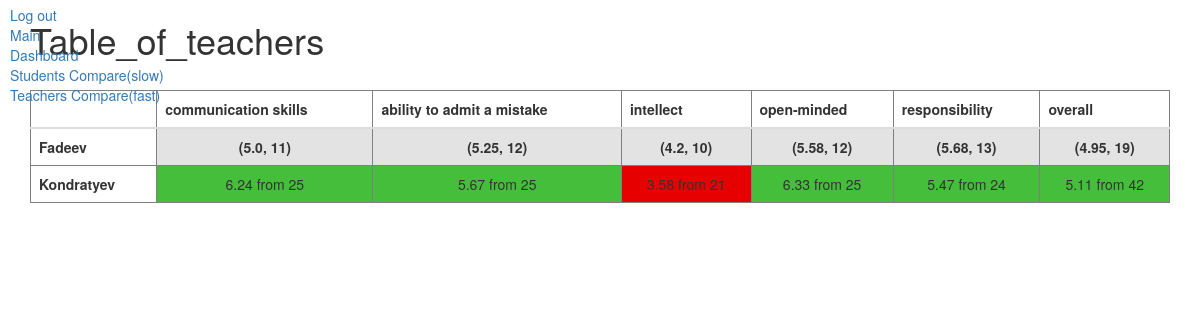
Page /app/users_results/teachers/ on the committed database.
### app/models.py (models this page shows, shortened)
class Merit(models.Model):
    name = models.CharField(max_length=45)
    description = models.CharField(max_length=50, blank=True, null=True)

### app/views.py (the view)
# urls.py: url(r'^users_results/(?P<users_type>[A-Za-z]+)/$', views.users_results, name='users_results'),
def users_results(request, users_type):
    merits = Merit.objects.all()
    merits_list = [''] + [merit.name for merit in merits]
    teachers_users = [teacher.user for teacher in Teacher.objects.all()]
    students_users = [student.user for student in Student.objects.all()]
    def incr_average(merit, plus):
        last_count = merit["count"]
        last_average = merit["average"]
        new_count = last_count + 1
        merit["average"] = round((last_average * last_count + plus) / new_count, 2)
        merit["count"] += 1
    if users_type == "students":
        students_or_teachers = [student.user for student in Student.objects.all()]
    elif users_type == "teachers":
        students_or_teachers = [teacher.user for teacher in Teacher.objects.all()]
    else:
        students_or_teachers = users_type
    if request.POST.get('filter_names') != None:
        students_or_teachers = request.POST['filter_names'].split('_')
    users_average_merits = {
        user.username: {} for user in students_or_teachers
    }
    if users_type != "students" and users_type != "teachers":
        user = User.objects.filter(username=users_type)
        grade_actions = GradeAction.objects.filter(grading=user)
    else:
        grade_actions = GradeAction.objects.all()
    for grade_action in grade_actions:
        user = grade_action.graded
        if users_type == "students":
            if user in teachers_users:
                continue
        elif users_type == "teachers":
            if user in students_users:
                continue
        grade = grade_action.grade
        merit = grade_action.merit
        if users_average_merits[user.username].get(merit.name) == None:
            users_average_merits[user.username][merit.name] = {"average": grade,
                                                               "count": 1}
        else:
            incr_average(users_average_merits[user.username][merit.name], grade)
    table_of_grades = [
        [None] * ((len(merits_list))) for _ in range(len(students_or_teachers))
    ]
    for user_average_merits in users_average_merits:
        for user_i, user in enumerate(students_or_teachers):
            for merit_i, merit in enumerate(merits):
                table_of_grades[user_i][merit_i + 1] = (
                    users_average_merits[user.username][merit.name]["average"],
                    users_average_merits[user.username][merit.name]["count"]
                )
    table_of_grades[0][0] = ""
    for i in range(len(students_or_teachers)):
        table_of_grades[i][0] = students_or_teachers[i]
    context = {
        'meeting': "Table_of_students" if users_type == "students" else "Table_of_teachers",
        'grades': table_of_grades,
        'tuples': merits_list,
        'user_type': users_type
    }
    return render(request, 'app/users_results.html', context)

### app/templates/app/users_results.html (shortened to what this page needs)
<!DOCTYPE html>
<html lang="en">
<head>
    <link rel="stylesheet" href="https://maxcdn.bootstrapcdn.com/bootstrap/3.3.7/css/bootstrap.min.css">
</head>
<body>
    <a class="logoutLblPos back" href="/accounts/logout">Log out</a>
    <a class="mainLblPos back " href="/">Main</a>
    <a class="dashboardLblPos back " href="/app/dashboard">Dashboard</a>
    <a class="studentsLblPos back " href="/app/users_results/students">Students Compare(slow)</a>
    <a class="teachersLblPos back " href="/app/users_results/teachers">Teachers Compare(fast)</a>
    <div class="container">
        <h1>{{ meeting }} </h1>
    </div>
    <br />
    <div class="container">
        <table class="table">
            <thead>
                <tr>
                {% for tuple in tuples %}
                    <th>{{ tuple }}</th>
                {%endfor%}
                </tr>
            </thead>
            <tbody>
                {% for grade_line in grades %}
                    <tr>
                        {% for grade in grade_line %}
                            {%if grade == None %}
                                <td class="no_grade text-center">  - </td>
                            {% elif grade.1 <= 20 %}
                                <th class="small_sample text-center"> {{ grade }} </th>
                            {%elif grade.0 <= 5%}
                                <td class="bad_grade text-center"> {{ grade.0 }} from {{ grade.1 }} </td>
                            {%elif grade.0 > 5%}
                                <td class="good_grade text-center"> {{ grade.0 }} from {{ grade.1 }} </td>
                            {% else %}
                                <th> {{ grade }} </th>
                            {% endif %}
                        {% endfor %}
                    </tr>
                {% endfor %}
            </tbody>
        </table>
    </div>
</body>
</html>

### app/templates/app/users_results.html (style rules this page uses)
.bad_grade { background-color: rgb(230, 0, 0); }
.good_grade { background-color: #45BF3B; }
.small_sample { background-color: #e3e3e3 }
table, th, td { font-size: 14; border: 0.5px solid gray; }
.logoutLblPos { position:fixed; left:10px; top:5px; }
.mainLblPos { position:fixed; left:10px; top:25px; }
.dashboardLblPos { position:fixed; left:10px; top:45px; }
.studentsLblPos { position:fixed; left:10px; top:65px; }
.teachersLblPos { position:fixed; left:10px; top:85px; }

### rows in the picture
Merit: tuples "communication skills"
Merit: tuples "ability to admit a mistake"
Merit: tuples "intellect"
Merit: tuples "open-minded"
Merit: tuples "responsibility"
Merit: tuples "overall"

### other values in the picture
{{ meeting }} "Table_of_teachers"
{{ grade }} "Fadeev"
{{ grade }} "(5.0, 11)" "(5.25, 12)" "(4.2, 10)" "(5.58, 12)" "(5.68, 13)" "(4.95, 19)"
{{ grade }} "Kondratyev"
{{ grade.0 }} "6.24" "5.67" "6.33" "5.47" "5.11"
{{ grade.1 }} "25" "25" "25" "24" "42"
